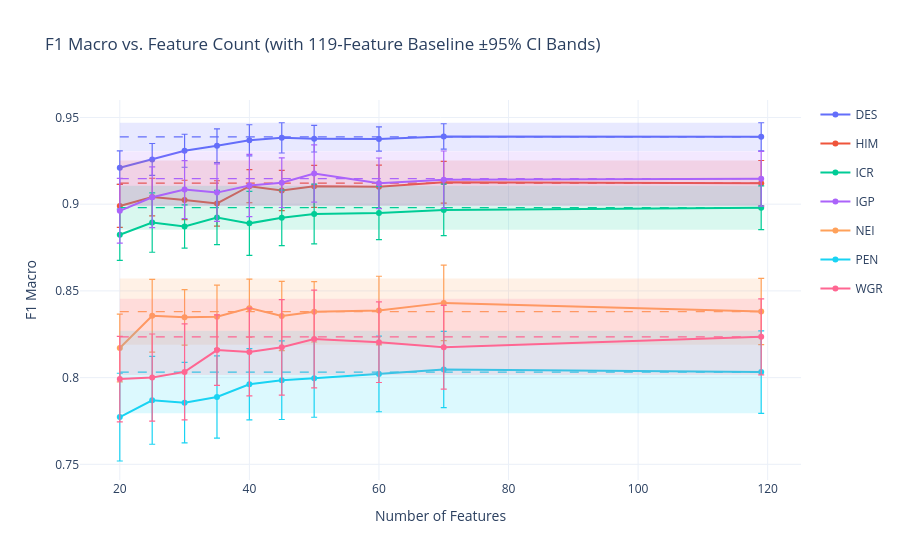

Notebook source saved alongside this figure:
### Code cell
import plotly.colors as pc
import plotly.express as px
import plotly.graph_objects as go

df = n_features_df.copy()
# 1. Pre-aggregate mean and 95% CI across annual runs
agg = (
    df.groupby(["region", "num_features"])["f1_macro"]
    .agg(mean="mean", std="std", count="count")
    .reset_index()
)
agg["ci95"] = 1.96 * (agg["std"] / np.sqrt(agg["count"]))

# 2. Extract baseline stats at 119 features
b119 = (
    agg[agg["num_features"] == 119]
    .set_index("region")[["mean", "ci95"]]
    .to_dict(orient="index")
)

fig = go.Figure()
palette = px.colors.qualitative.Plotly
regions = agg["region"].unique()
x_min, x_max = agg["num_features"].min(), agg["num_features"].max()

for idx, region in enumerate(regions):
    grp = agg[agg["region"] == region].sort_values("num_features")
    color = palette[idx % len(palette)]
    r, g, b = pc.hex_to_rgb(color)
    base_mean = b119[region]["mean"]
    base_ci = b119[region]["ci95"]

    # 119 Baseline: 95% CI Shaded Band
    fig.add_trace(
        go.Scatter(
            x=[x_min, x_max, x_max, x_min],
            y=[
                base_mean - base_ci,
                base_mean - base_ci,
                base_mean + base_ci,
                base_mean + base_ci,
            ],
            fill="toself",
            fillcolor=f"rgba({r},{g},{b},0.15)",
            line=dict(color="rgba(255,255,255,0)"),
            hoverinfo="skip",
            showlegend=False,
            name=f"{region} 119 CI",
            legendgroup=region,
        )
    )

    # 119 Baseline: Mean Reference Line
    fig.add_trace(
        go.Scatter(
            x=[x_min, x_max],
            y=[base_mean, base_mean],
            mode="lines",
            name=f"{region} (119 Base)",
            legendgroup=region,
            showlegend=False,
            line=dict(color=color, dash="dash", width=1.2),
            hovertemplate=(
                f"<b>{region} 119-feat Baseline</b><br>"
                f"Mean: {base_mean:.3f} (±{base_ci:.3f})<extra></extra>"
            ),
        )
    )

    # Main Curve: Mean trajectory with CI error bars
    fig.add_trace(
        go.Scatter(
            x=grp["num_features"],
            y=grp["mean"],
            mode="lines+markers",
            name=region,
            legendgroup=region,
            line=dict(color=color, width=2),
            marker=dict(size=6),
            error_y=dict(
                type="data",
                array=grp["ci95"],
                visible=True,
                thickness=1.2,
                width=3,
            ),
            hovertemplate=(
                f"<b>{region}</b><br>"
                "Features: %{x}<br>"
                "F1 Mean: %{y:.3f} (±%{error_y.array:.3f})<extra></extra>"
            ),
        )
    )

fig.update_layout(
    title="F1 Macro vs. Feature Count (with 119-Feature Baseline ±95% CI Bands)",
    xaxis=dict(title="Number of Features", dtick=20),
    yaxis=dict(title="F1 Macro"),
    template="plotly_white",
    hovermode="closest",
)

fig.show()

### Figure 1 — Plotly figure (JSON) as saved in the notebook; plotly's stock layout.template omitted (floating-point values rounded to 4 significant figures)
{"data": [{"fill": "toself", "fillcolor": "rgba(99,110,250,0.15)", "hoverinfo": "skip", "legendgroup": "DES", "line": {"color": "rgba(255,255,255,0)"}, "name": "DES 119 CI", "showlegend": false, "type": "scatter", "x": [20, 119, 119, 20], "y": [0.9307, 0.9307, 0.947, 0.947]}, {"hovertemplate": "<b>DES 119-feat Baseline</b><br>Mean: 0.939 (±0.008)<extra></extra>", "legendgroup": "DES", "line": {"color": "#636EFA", "dash": "dash", "width": 1.2}, "mode": "lines", "name": "DES (119 Base)", "showlegend": false, "type": "scatter", "x": [20, 119], "y": [0.9388, 0.9388]}, {"error_y": {"array": [0.009672, 0.009169, 0.009507, 0.00973, 0.008969, 0.008717, 0.007673, 0.006987, 0.007296, 0.008137], "thickness": 1.2, "type": "data", "visible": true, "width": 3}, "hovertemplate": "<b>DES</b><br>Features: %{x}<br>F1 Mean: %{y:.3f} (±%{error_y.array:.3f})<extra></extra>", "legendgroup": "DES", "line": {"color": "#636EFA", "width": 2}, "marker": {"size": 6}, "mode": "lines+markers", "name": "DES", "type": "scatter", "x": [20, 25, 30, 35, 40, 45, 50, 60, 70, 119], "y": [0.921, 0.9258, 0.9308, 0.9337, 0.9368, 0.9382, 0.9378, 0.9376, 0.9391, 0.9388]}, {"fill": "toself", "fillcolor": "rgba(239,85,59,0.15)", "hoverinfo": "skip", "legendgroup": "HIM", "line": {"color": "rgba(255,255,255,0)"}, "name": "HIM 119 CI", "showlegend": false, "type": "scatter", "x": [20, 119, 119, 20], "y": [0.899, 0.899, 0.9252, 0.9252]}, {"hovertemplate": "<b>HIM 119-feat Baseline</b><br>Mean: 0.912 (±0.013)<extra></extra>", "legendgroup": "HIM", "line": {"color": "#EF553B", "dash": "dash", "width": 1.2}, "mode": "lines", "name": "HIM (119 Base)", "showlegend": false, "type": "scatter", "x": [20, 119], "y": [0.9121, 0.9121]}, {"error_y": {"array": [0.01238, 0.01087, 0.01135, 0.01305, 0.009539, 0.01162, 0.01211, 0.01245, 0.012, 0.01307], "thickness": 1.2, "type": "data", "visible": true, "width": 3}, "hovertemplate": "<b>HIM</b><br>Features: %{x}<br>F1 Mean: %{y:.3f} (±%{error_y.array:.3f})<extra></extra>", "legendgroup": "HIM", "line": {"color": "#EF553B", "width": 2}, "marker": {"size": 6}, "mode": "lines+markers", "name": "HIM", "type": "scatter", "x": [20, 25, 30, 35, 40, 45, 50, 60, 70, 119], "y": [0.899, 0.9041, 0.9025, 0.9005, 0.9104, 0.9079, 0.9103, 0.9101, 0.9127, 0.9121]}, {"fill": "toself", "fillcolor": "rgba(0,204,150,0.15)", "hoverinfo": "skip", "legendgroup": "ICR", "line": {"color": "rgba(255,255,255,0)"}, "name": "ICR 119 CI", "showlegend": false, "type": "scatter", "x": [20, 119, 119, 20], "y": [0.8853, 0.8853, 0.9106, 0.9106]}, {"hovertemplate": "<b>ICR 119-feat Baseline</b><br>Mean: 0.898 (±0.013)<extra></extra>", "legendgroup": "ICR", "line": {"color": "#00CC96", "dash": "dash", "width": 1.2}, "mode": "lines", "name": "ICR (119 Base)", "showlegend": false, "type": "scatter", "x": [20, 119], "y": [0.898, 0.898]}, {"error_y": {"array": [0.01479, 0.01714, 0.01249, 0.01569, 0.01846, 0.01601, 0.01721, 0.0153, 0.01485, 0.01264], "thickness": 1.2, "type": "data", "visible": true, "width": 3}, "hovertemplate": "<b>ICR</b><br>Features: %{x}<br>F1 Mean: %{y:.3f} (±%{error_y.array:.3f})<extra></extra>", "legendgroup": "ICR", "line": {"color": "#00CC96", "width": 2}, "marker": {"size": 6}, "mode": "lines+markers", "name": "ICR", "type": "scatter", "x": [20, 25, 30, 35, 40, 45, 50, 60, 70, 119], "y": [0.8824, 0.8894, 0.8871, 0.8923, 0.8889, 0.8921, 0.8944, 0.8949, 0.8967, 0.898]}, {"fill": "toself", "fillcolor": "rgba(171,99,250,0.15)", "hoverinfo": "skip", "legendgroup": "IGP", "line": {"color": "rgba(255,255,255,0)"}, "name": "IGP 119 CI", "showlegend": false, "type": "scatter", "x": [20, 119, 119, 20], "y": [0.8989, 0.8989, 0.9305, 0.9305]}, {"hovertemplate": "<b>IGP 119-feat Baseline</b><br>Mean: 0.915 (±0.016)<extra></extra>", "legendgroup": "IGP", "line": {"color": "#AB63FA", "dash": "dash", "width": 1.2}, "mode": "lines", "name": "IGP (119 Base)", "showlegend": false, "type": "scatter", "x": [20, 119], "y": [0.9147, 0.9147]}, {"error_y": {"array": [0.01865, 0.01749, 0.01669, 0.01653, 0.01791, 0.0143, 0.01649, 0.01459, 0.01656, 0.01578], "thickness": 1.2, "type": "data", "visible": true, "width": 3}, "hovertemplate": "<b>IGP</b><br>Features: %{x}<br>F1 Mean: %{y:.3f} (±%{error_y.array:.3f})<extra></extra>", "legendgroup": "IGP", "line": {"color": "#AB63FA", "width": 2}, "marker": {"size": 6}, "mode": "lines+markers", "name": "IGP", "type": "scatter", "x": [20, 25, 30, 35, 40, 45, 50, 60, 70, 119], "y": [0.8962, 0.904, 0.9084, 0.9067, 0.9108, 0.9124, 0.9177, 0.912, 0.9141, 0.9147]}, {"fill": "toself", "fillcolor": "rgba(255,161,90,0.15)", "hoverinfo": "skip", "legendgroup": "NEI", "line": {"color": "rgba(255,255,255,0)"}, "name": "NEI 119 CI", "showlegend": false, "type": "scatter", "x": [20, 119, 119, 20], "y": [0.819, 0.819, 0.8572, 0.8572]}, {"hovertemplate": "<b>NEI 119-feat Baseline</b><br>Mean: 0.838 (±0.019)<extra></extra>", "legendgroup": "NEI", "line": {"color": "#FFA15A", "dash": "dash", "width": 1.2}, "mode": "lines", "name": "NEI (119 Base)", "showlegend": false, "type": "scatter", "x": [20, 119], "y": [0.8381, 0.8381]}, {"error_y": {"array": [0.01955, 0.02099, 0.01605, 0.01826, 0.01679, 0.01997, 0.01742, 0.01981, 0.02174, 0.01912], "thickness": 1.2, "type": "data", "visible": true, "width": 3}, "hovertemplate": "<b>NEI</b><br>Features: %{x}<br>F1 Mean: %{y:.3f} (±%{error_y.array:.3f})<extra></extra>", "legendgroup": "NEI", "line": {"color": "#FFA15A", "width": 2}, "marker": {"size": 6}, "mode": "lines+markers", "name": "NEI", "type": "scatter", "x": [20, 25, 30, 35, 40, 45, 50, 60, 70, 119], "y": [0.8171, 0.8357, 0.8347, 0.835, 0.8401, 0.8355, 0.838, 0.8386, 0.8431, 0.8381]}, {"fill": "toself", "fillcolor": "rgba(25,211,243,0.15)", "hoverinfo": "skip", "legendgroup": "PEN", "line": {"color": "rgba(255,255,255,0)"}, "name": "PEN 119 CI", "showlegend": false, "type": "scatter", "x": [20, 119, 119, 20], "y": [0.7794, 0.7794, 0.827, 0.827]}, {"hovertemplate": "<b>PEN 119-feat Baseline</b><br>Mean: 0.803 (±0.024)<extra></extra>", "legendgroup": "PEN", "line": {"color": "#19D3F3", "dash": "dash", "width": 1.2}, "mode": "lines", "name": "PEN (119 Base)", "showlegend": false, "type": "scatter", "x": [20, 119], "y": [0.8032, 0.8032]}, {"error_y": {"array": [0.0253, 0.02531, 0.02317, 0.0237, 0.02055, 0.02268, 0.02251, 0.0218, 0.02201, 0.02378], "thickness": 1.2, "type": "data", "visible": true, "width": 3}, "hovertemplate": "<b>PEN</b><br>Features: %{x}<br>F1 Mean: %{y:.3f} (±%{error_y.array:.3f})<extra></extra>", "legendgroup": "PEN", "line": {"color": "#19D3F3", "width": 2}, "marker": {"size": 6}, "mode": "lines+markers", "name": "PEN", "type": "scatter", "x": [20, 25, 30, 35, 40, 45, 50, 60, 70, 119], "y": [0.7772, 0.7869, 0.7856, 0.7888, 0.7962, 0.7985, 0.7997, 0.8021, 0.8047, 0.8032]}, {"fill": "toself", "fillcolor": "rgba(255,102,146,0.15)", "hoverinfo": "skip", "legendgroup": "WGR", "line": {"color": "rgba(255,255,255,0)"}, "name": "WGR 119 CI", "showlegend": false, "type": "scatter", "x": [20, 119, 119, 20], "y": [0.8015, 0.8015, 0.8454, 0.8454]}, {"hovertemplate": "<b>WGR 119-feat Baseline</b><br>Mean: 0.823 (±0.022)<extra></extra>", "legendgroup": "WGR", "line": {"color": "#FF6692", "dash": "dash", "width": 1.2}, "mode": "lines", "name": "WGR (119 Base)", "showlegend": false, "type": "scatter", "x": [20, 119], "y": [0.8235, 0.8235]}, {"error_y": {"array": [0.02466, 0.02509, 0.02771, 0.02034, 0.02531, 0.02753, 0.02821, 0.02322, 0.02417, 0.02196], "thickness": 1.2, "type": "data", "visible": true, "width": 3}, "hovertemplate": "<b>WGR</b><br>Features: %{x}<br>F1 Mean: %{y:.3f} (±%{error_y.array:.3f})<extra></extra>", "legendgroup": "WGR", "line": {"color": "#FF6692", "width": 2}, "marker": {"size": 6}, "mode": "lines+markers", "name": "WGR", "type": "scatter", "x": [20, 25, 30, 35, 40, 45, 50, 60, 70, 119], "y": [0.7991, 0.8001, 0.8033, 0.8159, 0.8148, 0.8175, 0.8222, 0.8204, 0.8175, 0.8235]}], "layout": {"hovermode": "closest", "title": {"text": "F1 Macro vs. Feature Count (with 119-Feature Baseline ±95% CI Bands)"}, "xaxis": {"dtick": 20, "title": {"text": "Number of Features"}}, "yaxis": {"title": {"text": "F1 Macro"}}}}
